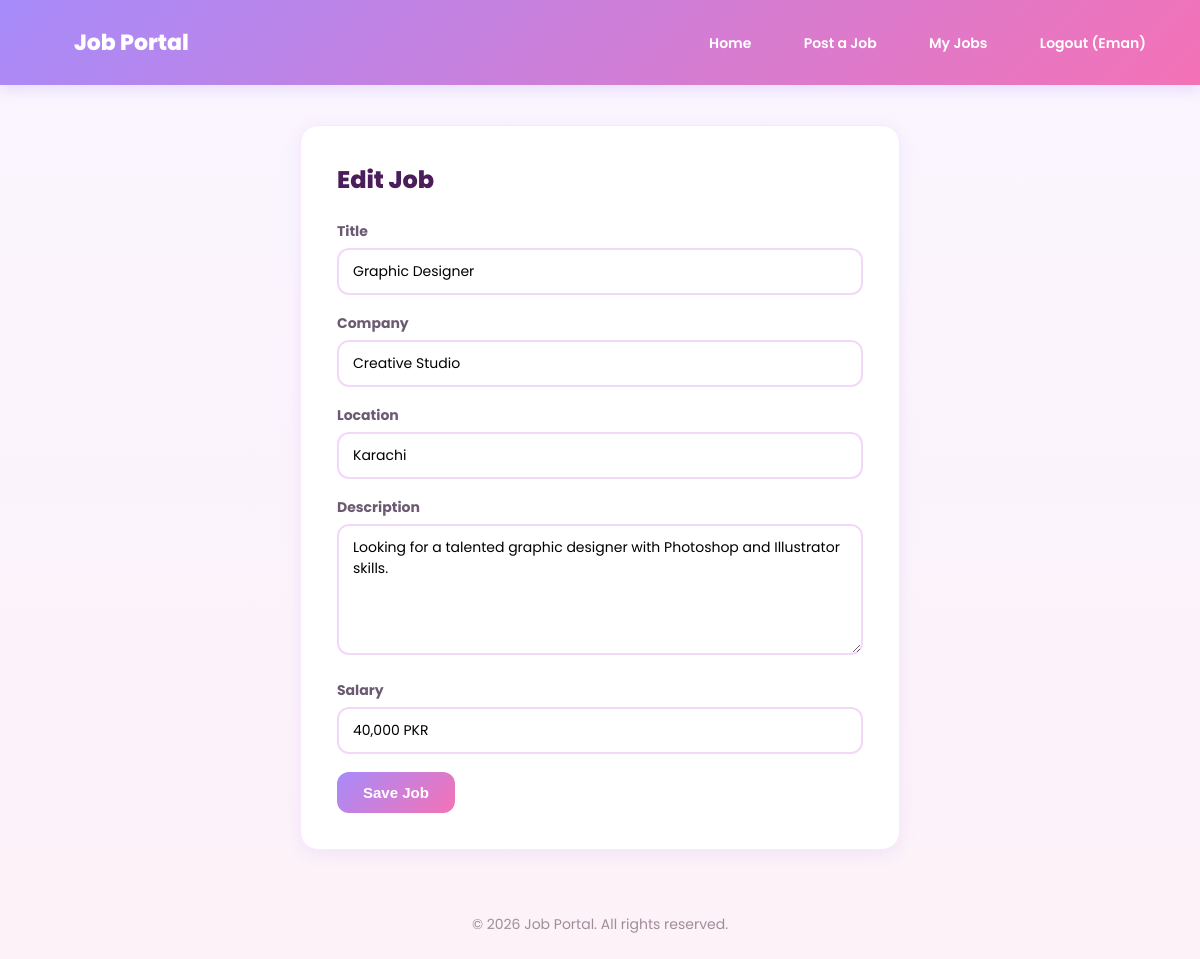
The page /job/2/edit/ (signed in) on the database its author committed.
### apps/accounts/models.py (models this page shows)
class CustomUser(AbstractUser):
    ROLE_CHOICES = [
        ('employer', 'Employer'),
        ('seeker', 'Job Seeker'),
    ]
    role = models.CharField(max_length=20, choices=ROLE_CHOICES, default='seeker')

### apps/jobs/models.py (models this page shows, shortened)
class Job(models.Model):
    title = models.CharField(max_length=200)
    company = models.CharField(max_length=200)
    location = models.CharField(max_length=100)
    description = models.TextField()
    salary = models.CharField(max_length=100, blank=True)
    posted_date = models.DateTimeField(auto_now_add=True)
    posted_by = models.ForeignKey(
        settings.AUTH_USER_MODEL,
        on_delete=models.CASCADE,
        null=True,
        blank=True,
        related_name='posted_jobs'
    )

### apps/jobs/views.py (the view)
# urls.py: path('job/<int:pk>/edit/', views.job_update, name='job_update'),
@login_required
def job_update(request, pk):
    job = get_object_or_404(Job, pk=pk)
    if job.posted_by != request.user:
        messages.error(request, "You can only edit jobs you posted.")
        return redirect('job_detail', pk=job.pk)
    if request.method == 'POST':
        form = JobForm(request.POST, instance=job)
        if form.is_valid():
            form.save()
            messages.success(request, 'Job updated successfully!')
            return redirect('job_detail', pk=job.pk)
    else:
        form = JobForm(instance=job)
    return render(request, 'jobs/job_form.html', {'form': form, 'title': 'Edit Job'})

### apps/jobs/forms.py
class JobForm(forms.ModelForm):
    class Meta:
        model = Job
        fields = ['title', 'company', 'location', 'description', 'salary']
        widgets = {
            'title': forms.TextInput(attrs={'class': 'form-input'}),
            'company': forms.TextInput(attrs={'class': 'form-input'}),
            'location': forms.TextInput(attrs={'class': 'form-input'}),
            'description': forms.Textarea(attrs={'class': 'form-input', 'rows': 5}),
            'salary': forms.TextInput(attrs={'class': 'form-input'}),
        }

### apps/jobs/templates/jobs/job_form.html (shortened to what this page needs)
{% extends 'jobs/base.html' %}
{% block content %}
<div class="form-card">
    <div class="form-title">{{ title }}</div>
    <form method="POST">
        {% for field in form %}
        <div class="form-group">
            <label>{{ field.label }}</label>
            {{ field }}
        </div>
        {% endfor %}
        <button type="submit" class="submit-btn">Save Job</button>
    </form>
</div>
{% endblock %}

### apps/jobs/templates/jobs/base.html (shortened to what this page needs)
<!DOCTYPE html>
<html lang="en">
<head>
</head>
<body>
    <nav>
        <a href="{% url 'job_list' %}" class="logo">Job Portal</a>
        <div>
            <a href="{% url 'job_list' %}">Home</a>
            {% if user.is_authenticated %}
                {% if user.role == 'employer' %}
                    <a href="{% url 'job_create' %}">Post a Job</a>
                    <a href="{% url 'my_jobs' %}">My Jobs</a>
                {% elif user.role == 'seeker' %}
                    <a href="{% url 'my_applications' %}">My Applications</a>
                {% endif %}
                <a href="{% url 'logout' %}">
                    Logout ({{ user.username }})
                </a>
            {% else %}
                <a href="{% url 'login' %}">Login</a>
                <a href="{% url 'signup' %}">Sign Up</a>
            {% endif %}
        </div>
    </nav>
    <div class="container">
        {% block content %}
        {% endblock %}
    </div>
    <footer>
        &copy; 2026 Job Portal. All rights reserved.
    </footer>
</body>
</html>

### apps/jobs/templates/jobs/base.html (style rules this page uses)
* { margin: 0; padding: 0; box-sizing: border-box; }
body { font-family: 'Poppins', sans-serif; background: linear-gradient(180deg, #faf5ff 0%, #fdf2f8 100%); color: #493746; min-height: 100vh; }
nav { background: linear-gradient(135deg, #a78bfa, #f472b6); padding: 18px 40px; display: flex; justify-content: space-between; align-items: center; box-shadow: 0 4px 14px rgba(167, 139, 250, 0.25); }
nav .logo { color: white; font-size: 22px; font-weight: 800; text-decoration: none; }
nav a { color: white; text-decoration: none; margin-left: 20px; font-weight: 600; font-size: 14px; padding: 8px 14px; border-radius: 10px; transition: background 0.2s; }
.container { max-width: 1100px; margin: 0 auto; padding: 40px 20px; }
footer { text-align: center; padding: 24px; color: #a08d99; font-size: 14px; }

### apps/jobs/templates/jobs/job_form.html (style rules this page uses)
.form-card { background: white; border-radius: 18px; padding: 36px; box-shadow: 0 4px 16px rgba(167,139,250,0.14); border: 1px solid #fbe8ff; max-width: 600px; margin: 0 auto; }
.form-title { font-size: 24px; font-weight: 800; color: #4c1d5b; margin-bottom: 24px; }
.form-group { margin-bottom: 18px; }
.form-group label { display: block; font-weight: 700; font-size: 14px; color: #6b5a72; margin-bottom: 6px; }
.form-input { width: 100%; padding: 11px 14px; border: 2px solid #f3d9f9; border-radius: 12px; font-size: 14px; font-family: 'Poppins', sans-serif; }
.submit-btn { background: linear-gradient(135deg, #a78bfa, #f472b6); color: white; border: none; padding: 12px 26px; border-radius: 12px; font-weight: 700; font-size: 15px; cursor: pointer; }

### rows shown on the page
CustomUser: username "Eman"
Job: form "Graphic Designer" "Creative Studio" "Karachi" "Looking for a talented graphic designer with Photoshop and Illustrator skills." "40,000 PKR"

### other values the page prints
{{ title }} "Edit Job"
{{ field.label }} "Title" "Company" "Location" "Description" "Salary"
